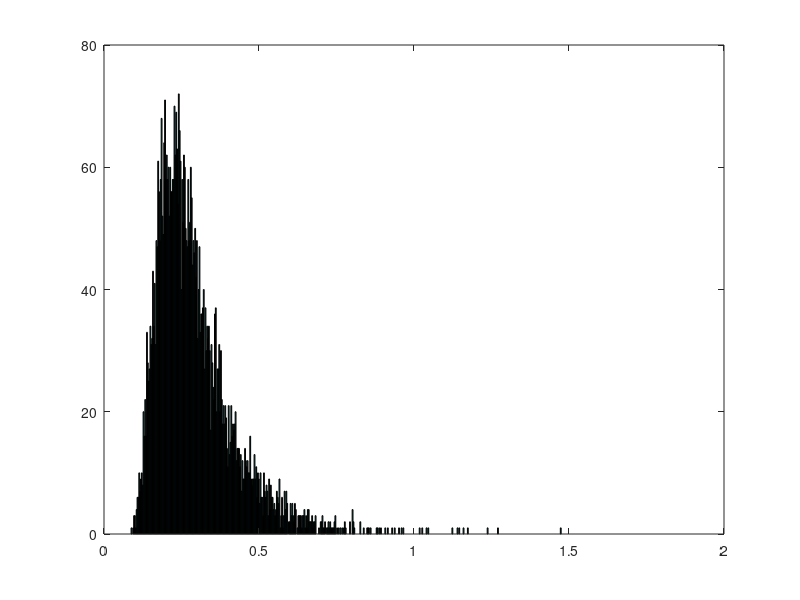

Write MATLAB code to recreate this figure.
%1.
% log L = n log l - l Sum x_i 
% d log L / d l = n / l - Sum x_i = 0 
% l = 1/x_bar

%2.
function mu_lambda_avg = ex_3_2 ()
    M = 5000;
    n = 7;
    lambda = 4;
   
    % M columns of n rows
    S = exprnd(lambda, n, M);

    % sum(S) returns vector of the sums of columns
    mu_lambda = arrayfun(@(x) n/x, sum(S));

    mu_lambda_avg = sum(mu_lambda)/M
    hist(mu_lambda, 500);
end